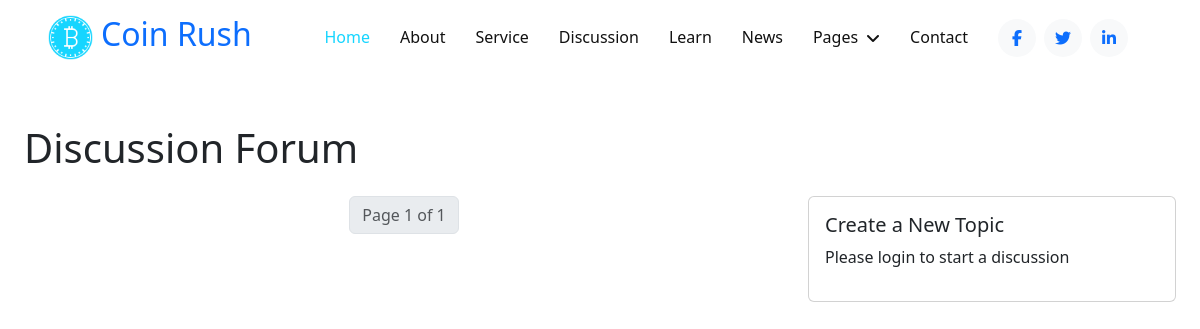
The page /discussion/ on the database as committed earlier.
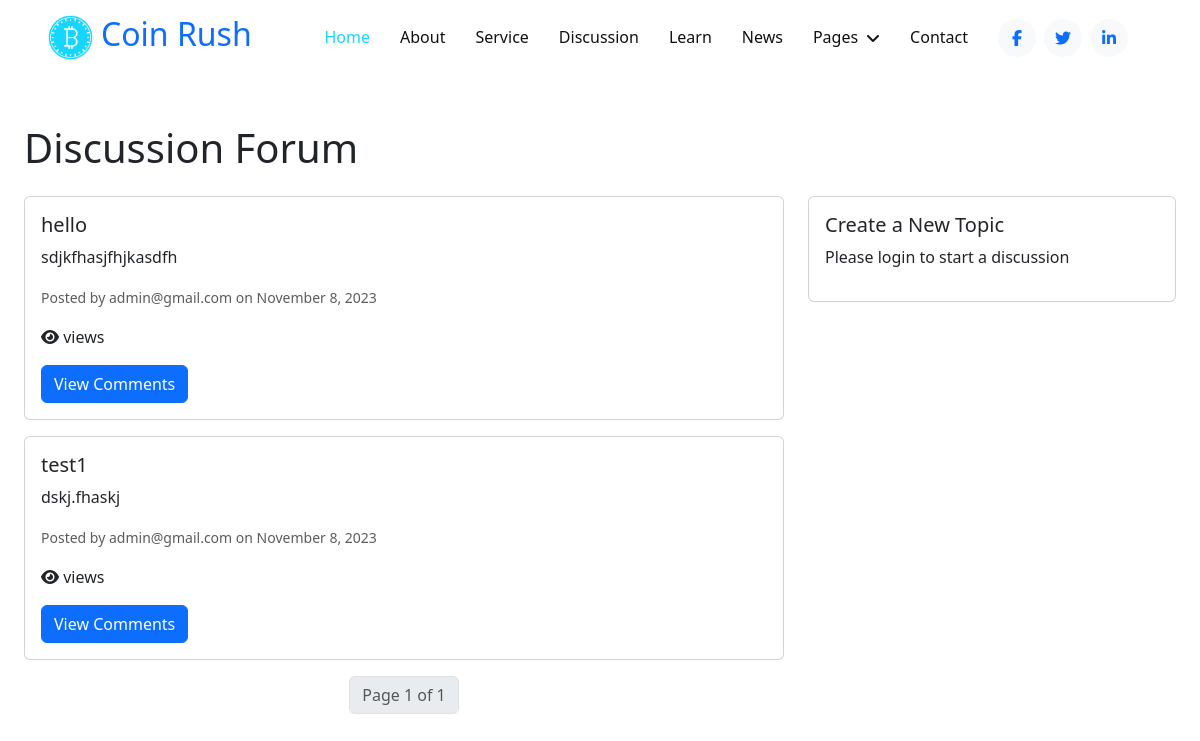
The same page on the database as committed later.
### coinRush/models.py (models this page shows, shortened)
class Post(models.Model):
    title = models.CharField(max_length=200)
    content = models.TextField()
    created_by = models.ForeignKey(User, on_delete=models.CASCADE)
    created_at = models.DateTimeField(auto_now_add=True)

class User(AbstractBaseUser, PermissionsMixin):
    email = models.EmailField(default="", unique=True, blank=True, max_length=255)
    name = models.CharField(max_length=255, blank=True, default="")
    profile_pic = models.ImageField(null=True, blank=True)
    photo_id = models.ImageField(null=True, blank=True)
    is_staff = models.BooleanField(default=False)
    is_active = models.BooleanField(default=True)
    is_superuser = models.BooleanField(default=False)
    created_date = models.DateTimeField(default=timezone.now())
    last_login = models.DateTimeField(blank=True, null=True)
    objects = AuthUserManager()
    USERNAME_FIELD = "email"
    EMAIL_FIELD = "email"
    REQUERIES_FIELD = []
    class Meta:
        verbose_name = "User"
        verbose_name_plural = "Users"

### coinRush/views.py (the view)
# urls.py: path("discussion/", views.discussion, name="discussion"),
def discussion(request):
    post_list = Post.objects.all().order_by(
        "-created_at"
    )  # Replace with your queryset for your posts
    paginator = Paginator(post_list, 2)  # Show 5 posts per page
    page = request.GET.get("page")
    posts = paginator.get_page(page)
    if request.method == "POST":
        form = PostForm(request.POST)
        if form.is_valid():
            post = form.save(commit=False)
            post.created_by = request.user  # Assign the logged-in user
            post.save()
            return redirect("discussion")
    else:
        form = PostForm()
    return render(request, "posts/discussion_all.html", {"posts": posts, "form": form})

### coinRush/templates/posts/discussion_all.html (shortened to what this page needs)
{% extends "Base/base.html" %}
{% load static %}
{% block extraHead %}
    <link rel="stylesheet" href="{% static 'css/news.css' %}">
{% endblock extraHead %}
{% block content %}
  <div class="container-fluid">
    <h1 class="mt-5">Discussion Forum</h1>
    <div class="row mt-4">
        <div class="col-md-8">
            {% for post in posts %}
                <div class="card mb-3">
                    <div class="card-body">
                        <h5 class="card-title">{{ post.title }}</h5>
                        <p class="card-text">
                            {{ post.content|truncatewords:50 }}
                        </p>
                        <p class="card-text"><small class="text-muted">Posted by {{ post.created_by }} on {{ post.created_at|date:"F j, Y" }}</small></p>
                        <p class="card-text"><i class="fa fa-eye"></i> {{ post.views }} views</p>
                        <a href="{% url 'discussion_single' post.id %}" class="btn btn-primary">View Comments</a>
                    </div>
                </div>
            {% endfor %}
            <div class="pagination justify-content-center">
                <ul class="pagination">
                    <li class="page-item disabled">
                        <span class="page-link btn btn-light">Page {{ posts.number }} of {{ posts.paginator.num_pages }}</span>
                    </li>
                </ul>
            </div>
        </div>
        <div class="col-md-4">
            <div class="card">
                <div class="card-body">
                    <h5 class="card-title">Create a New Topic</h5>
                    {% if user.is_authenticated %}
                    <form id="newTopicForm" method="post">
                             {% csrf_token %}
                        <div class="form-group">
                              {{ form.title.label_tag }}
                              {{ form.title }}
                        </div>
                        <div class="form-group">
                            {{ form.content.label_tag }}
                              {{ form.content }}
                        </div>
                        <button type="submit" class="btn btn-primary">Create Topic</button>
                    </form>
                    </form>
                    {% else %}
                        <p>Please login to start a discussion</p>
                    {% endif %}
                </div>
            </div>
        </div>
    </div>
</div>
{% endblock content %}

Rows that differ between the two databases and show on the page:
added Post: title "hello", content "sdjkfhasjfhjkasdfh", created_by "admin@gmail.com", created_at "November 8, 2023"
added Post: title "test1", content "dskj.fhaskj", created_by "admin@gmail.com", created_at "November 8, 2023"
